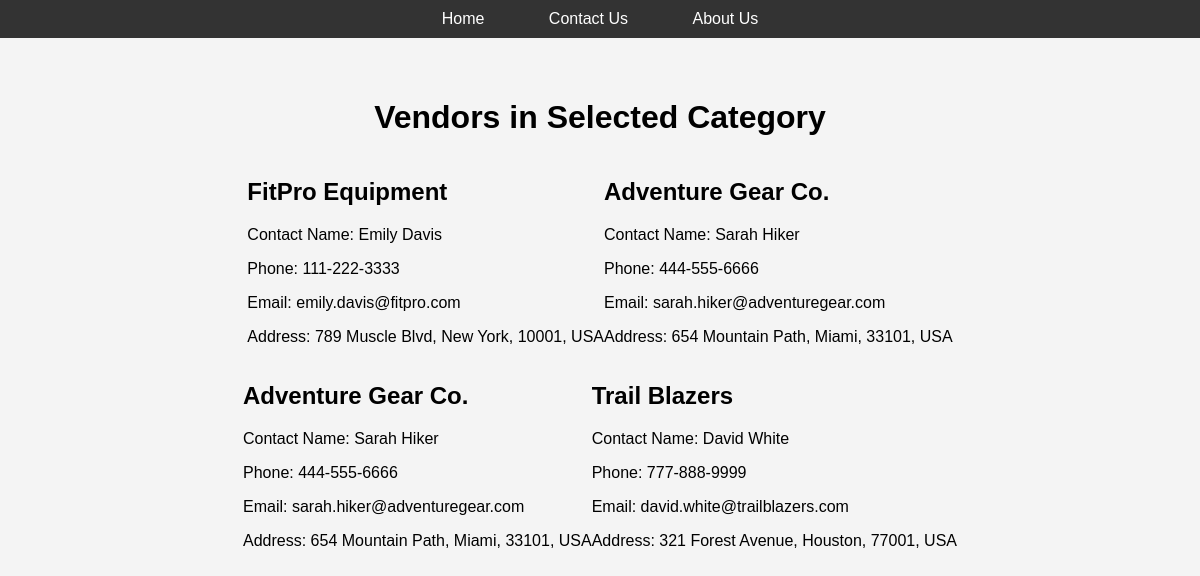
/User.php/vendors.php?category_id=22, run on the app's committed database.
### tables this page shows
CREATE TABLE Vendor (
    VendorID INT PRIMARY KEY,
    VendorName VARCHAR(100),
    ContactName VARCHAR(100),
    Phone VARCHAR(20),
    Email VARCHAR(255),
    Address VARCHAR(255),
    City VARCHAR(100),
    PostalCode VARCHAR(20),
    Country VARCHAR(100),
    CreatedDate TIMESTAMP DEFAULT CURRENT_TIMESTAMP
);

### User.php/vendors.php (the view, shortened to what this page needs)
<?php
$categoryId = intval($_GET['category_id']);
function get_vendors_by_category($categoryId) {
    $sql = "SELECT v.VendorID, v.VendorName, v.ContactName, v.Phone, v.Email, v.Address, v.City, v.PostalCode, v.Country
            FROM Vendor v
            INNER JOIN Product p ON v.VendorID = p.VendorID
            WHERE p.CategoryID = ?";
    $stmt = $GLOBALS['conn']->prepare($sql);
    $stmt->bind_param("i", $categoryId);
    $stmt->execute();
    $result = $stmt->get_result();
    $rows = $result->fetch_all(MYSQLI_ASSOC);
    return $rows;
}
$vendors = get_vendors_by_category($categoryId);
?>
<!DOCTYPE html>
<html lang="en">
<head>
</head>
<body>
<div class="menu">
    <a href="index.php">Home</a>
    <a href="contact.php">Contact Us</a>
    <a href="about.php">About Us</a>
</div>
<div class="container">
    <h1>Vendors in Selected Category</h1>
    <?php if (count($vendors) > 0): ?>
       <?php foreach ($vendors as $vendor): ?>
    <div class="vendor-card" onclick="window.location.href='products.php?vendor_id=<?php echo $vendor['VendorID']; ?>'">
        <h2><?php echo htmlspecialchars($vendor['VendorName']); ?></h2>
        <p>Contact Name: <?php echo htmlspecialchars($vendor['ContactName']); ?></p>
        <p>Phone: <?php echo htmlspecialchars($vendor['Phone']); ?></p>
        <p>Email: <?php echo htmlspecialchars($vendor['Email']); ?></p>
        <p>Address: <?php echo htmlspecialchars($vendor['Address']) . ', ' . htmlspecialchars($vendor['City']) . ', ' . htmlspecialchars($vendor['PostalCode']) . ', ' . htmlspecialchars($vendor['Country']); ?></p>
    </div>
<?php endforeach; ?>
    <?php else: ?>
        <p>No vendors found for this category.</p>
    <?php endif; ?>
</div>
</body>
</html>

### User.php/vendors.php (style rules this page uses)
body { font-family: Arial, sans-serif; background-color: #f4f4f4; margin: 0; padding: 0; }
.menu { text-align: center; background-color: #333; padding: 10px; }
.menu a { color: white; padding: 14px 20px; text-decoration: none; margin: 0 10px; border-radius: 4px; }
h1 { text-align: center; }
.container { display: flex; flex-wrap: wrap; justify-content: center; max-width: 800px; margin: 20px auto; padding: 20px; }

### data on the page
vendor: VendorName "FitPro Equipment", ContactName "Emily Davis", Phone "111-222-3333", Email "emily.davis@fitpro.com", Address "789 Muscle Blvd", City "New York", PostalCode "10001", Country "USA"
vendor: VendorName "Adventure Gear Co.", ContactName "Sarah Hiker", Phone "444-555-6666", Email "sarah.hiker@adventuregear.com", Address "654 Mountain Path", City "Miami", PostalCode "33101", Country "USA"
vendor: VendorName "Trail Blazers", ContactName "David White", Phone "777-888-9999", Email "david.white@trailblazers.com", Address "321 Forest Avenue", City "Houston", PostalCode "77001", Country "USA"
